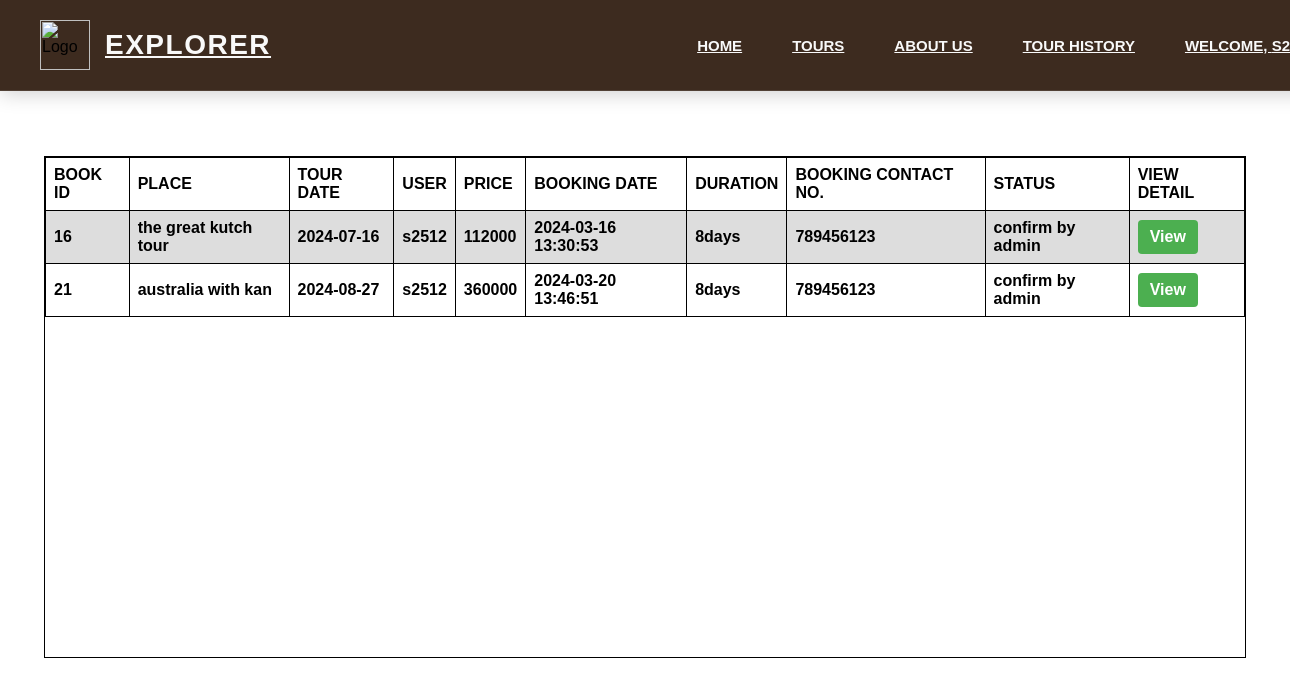
The page /tourhistory.php (signed in) on the database its author committed.
### tables this page shows
CREATE TABLE `book` (
  `id` int(99) NOT NULL,
  `user` varchar(99) NOT NULL,
  `phone` varchar(9) NOT NULL,
  `email` varchar(99) NOT NULL,
  `tourname` varchar(99) NOT NULL,
  `tourdate` date NOT NULL,
  `tourduration` varchar(99) NOT NULL,
  `totalPrice` int(99) NOT NULL,
  `person1` varchar(99) NOT NULL,
  `noofpeople` int(99) NOT NULL,
  `bookingdate` datetime NOT NULL DEFAULT current_timestamp() ON UPDATE current_timestamp(),
  `bimg` varchar(99) NOT NULL,
  `status` varchar(99) NOT NULL DEFAULT 'pending'
);

### tourhistory.php (the view, shortened to what this page needs)
<?php
require_once('confi.php');
$un = $_SESSION['un'];
$query="SELECT * FROM book where user='$un' " ;
$result = mysqli_query($con,$query);
?>
<html>
    <head>
    </head>
    <body>
    <?php if($_SESSION['un'])
  {?>
     <nav class="navbar">
  <div class="logo-container">
    <img src="img/logo.png" alt="Logo" width="50" height="50">
    <a href="index.php" class="website-name">Explorer</a>
  </div>
  <ul class="nav-links">
    <li><a href="index.php">Home</a></li>
    <li class="dropdown">
      <a href="#">Tours</a>
    </li>
    <li><a href="aboutus.php">About Us</a></li>
    <li><a href="tourhistory.php">Tour History</a></li>
    <?php if($_SESSION['un']) { ?>
      <li><a href="profile.php">Welcome, <?php echo $un;?></a></li>
    <?php } else { ?>
      <li><a href="register.php">Register</a></li>
      <li><a href="login.php">Login</a></li>
    <?php } ?>
  </ul>
</nav>
<?php
}?>
        <center>
        <div class="container">
            <table>
                <tr >
                <th> BOOK ID</th>
                <th>PLACE</th>
                <th>TOUR DATE</th>
                <th>USER</th>
                <th>PRICE</th>
                <th>BOOKING DATE</th>
                <th>DURATION</th>
                <th>BOOKING CONTACT NO.</th>
                <th>STATUS</th>
                <th>VIEW DETAIL</th>
            </tr>
                <tr>
                    <?php
                    while($row = mysqli_fetch_assoc($result))
                    {
                        ?>
                        <th ><?php echo $row['id']; ?></th>
                        <th ><?php echo $row['tourname']; ?></th>
                        <th ><?php echo $row['tourdate']; ?></th>
                        <th ><?php echo $row['user']; ?></th>
                        <th ><?php echo $row['totalPrice']; ?></th>
                        <th ><?php echo $row['bookingdate']; ?></th>
                        <th ><?php echo $row['tourduration']; ?></th>
                        <th ><?php echo $row['phone']; ?></th>
                        <th ><?php echo $row['status']; ?></th>
                        <th>
    <?php
    if ($row['status'] == 'confirm by admin') {
        echo '<a href="view.php?id=' . $row['id'] . '" class="button">View</a>';
    } else {
        echo '<button class="disabled" disabled>N/A</button>';
    }
    ?>
</th>
                    </tr>
                        <?php
                    }
                    ?>
            </table>
        </div>
    </center>
    </body>
</html>

### tourhistory.php (style rules this page uses)
.container { width: 1200px; height: 500px; overflow: auto; border:1px solid; margin-top: 5%; }
table { font-family: Arial, sans-serif; border-collapse: collapse; width: auto; }
td, th { border: 1px solid; text-align: left; padding: 8px; }
tr:nth-child(even) { background-color: #dddddd; }
body { margin: 0; font-family: Arial, sans-serif; }
.navbar { background: #3d2b1f; width: 100%; padding: 20px 40px; display: flex; justify-content: space-between; align-items: center; backdrop-filter: blur(12px); border-bottom: 1px solid rgba(255, 255, 255, 0.1); box-shadow: 0 2px 20px rgba(0, 0, 0, 0.2); }
.navbar .logo-container { display: flex; align-items: center; gap: 15px; flex-grow: 1; }
.navbar .website-name { color: #f9f9f9; font-size: 28px; font-weight: 700; text-transform: uppercase; letter-spacing: 1.5px; }
.navbar .nav-links { list-style-type: none; display: flex; gap: 20px; font-size: 15px; margin-left: auto; }
.navbar .nav-links li a { color: #f9f9f9; font-weight: 600; text-transform: uppercase; transition: color 0.3s ease; position: relative; padding: 5px 15px; }
.navbar .nav-links li a::after { content: ''; position: absolute; bottom: -6px; left: 0; width: 0; height: 2px; background: linear-gradient(90deg, #4a6cfa, #b537d2); transition: width 0.3s ease; }
.dropdown { position: relative; }
.button { display: inline-block; padding: 8px 12px; background-color: #4CAF50; color: white; text-align: center; text-decoration: none; border: none; border-radius: 4px; cursor: pointer; }

### rows shown on the page
book: id "16", tourname "the great kutch tour", tourdate "2024-07-16", user "s2512", totalPrice "112000", bookingdate "2024-03-16 13:30:53", tourduration "8days", phone "789456123", status "confirm by admin"
book: id "21", tourname "australia with kan", tourdate "2024-08-27", user "s2512", totalPrice "360000", bookingdate "2024-03-20 13:46:51", tourduration "8days", phone "789456123", status "confirm by admin"
